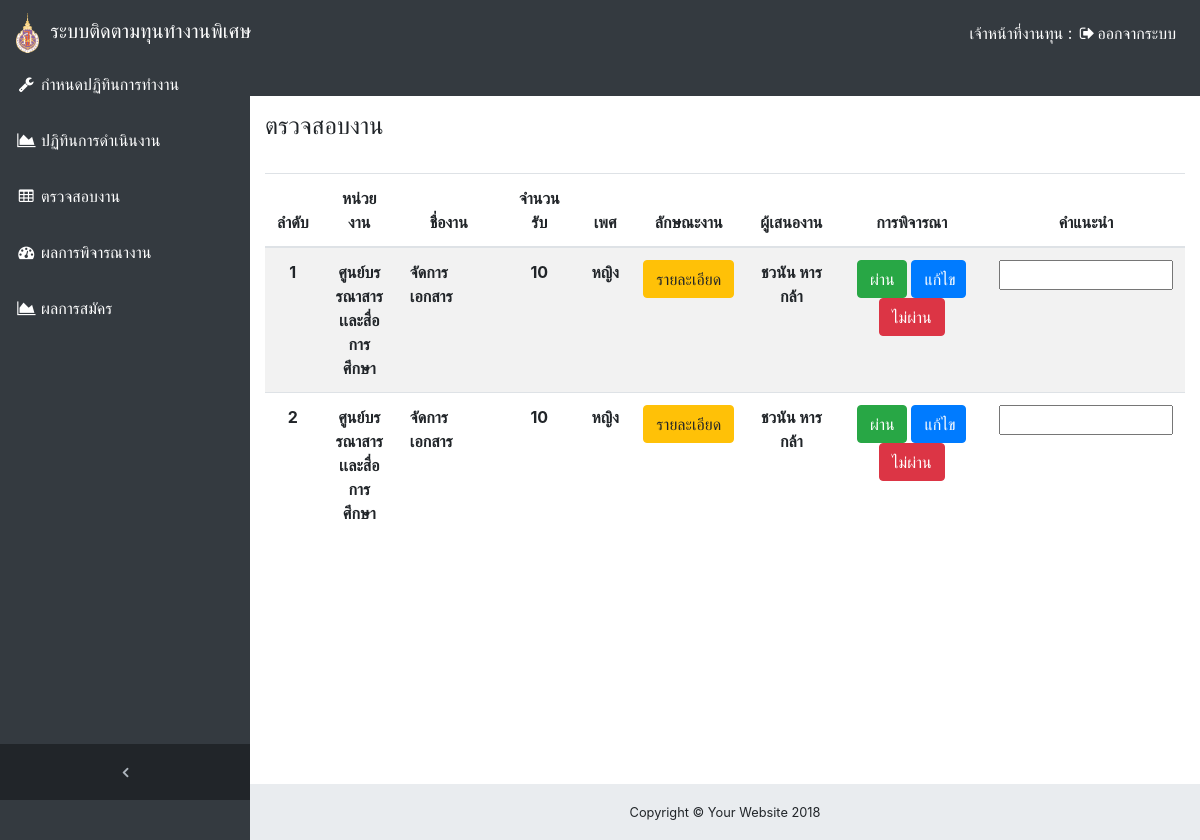
Page /index.php/home2/authorities_Examine_1 on the earlier database version.
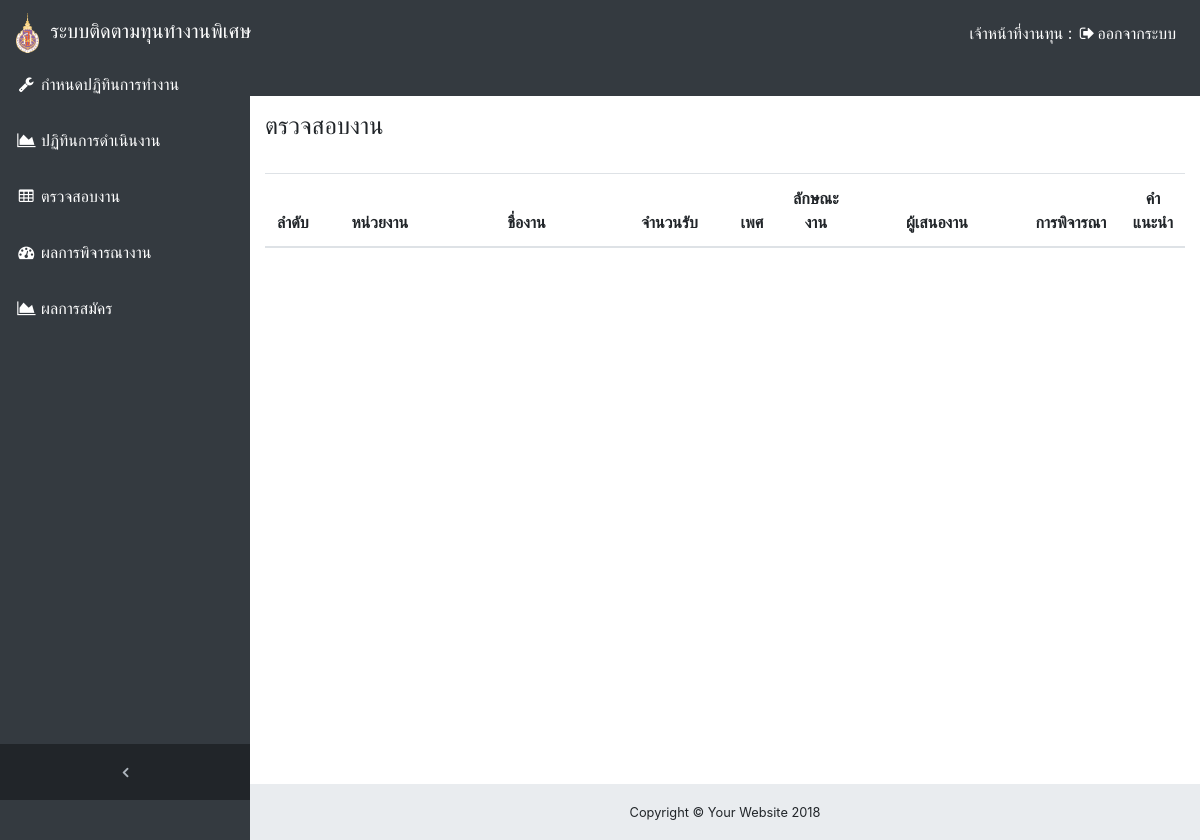
Same page on the later database version.
### tables this page shows
CREATE TABLE `job` (
  `Job_ID` int(8) NOT NULL COMMENT 'รหัสเลขที่งาน',
  `job_name_ss` varchar(30) DEFAULT NULL,
  `Job_Name` varchar(20) DEFAULT NULL COMMENT 'ชื่องาน',
  `Category` text COMMENT 'ประเภทงาน',
  `Job_description` text COMMENT 'ลักษณะงาน',
  `term` int(1) DEFAULT NULL COMMENT 'ภาคเรียน',
  `year` int(4) DEFAULT NULL COMMENT 'ปีการศึกษา',
  `Remaining` int(3) DEFAULT NULL COMMENT 'ตำแหน่งงานคงเหลือ',
  `STUDENTCODE` varchar(16) DEFAULT NULL COMMENT 'รหัสนักศึกษา',
  `Attribute_applicants` text COMMENT 'คุณสมบัติผู้สมัคร',
  `Frist_date` date DEFAULT NULL COMMENT 'วันที่ทำงานวันแรก',
  `Sex` varchar(1) DEFAULT NULL COMMENT 'เพศ',
  `Working_time` date DEFAULT NULL COMMENT 'เวลาการทำงาน(เริ่มต้น-สิ้นสุดงาน)',
  `Receiving_number` int(2) DEFAULT NULL COMMENT 'จำนวนที่รับ',
  `Job_history` text COMMENT 'ประวัติการเสนองาน',
  `Job_status` varchar(1) DEFAULT NULL COMMENT 'สถานะงาน(ผ่าน/ไม่ผ่าน/รอการตรวจสอบ)',
  `Department` varchar(100) DEFAULT NULL COMMENT 'หน่วยงาน',
  `Reason_job` text NOT NULL COMMENT 'เหตุผล',
  `Contact` int(11) DEFAULT NULL COMMENT 'ติดต่อ',
  `ss` varchar(20) DEFAULT NULL,
  `OFFICERID` int(8) DEFAULT NULL
);

CREATE TABLE `employees` (
  `OFFICERID` int(8) NOT NULL COMMENT 'เลขที่พนักงาน',
  `OFFICERNAME` varchar(100) NOT NULL COMMENT 'ชื่อพนักงาน',
  `Position` varchar(20) NOT NULL COMMENT 'ตำแหน่งงาน',
  `Jobs` varchar(255) NOT NULL COMMENT 'สังกัดงาน',
  `contact` varchar(20) NOT NULL COMMENT 'ช่องทางการติดต่อ'
);

### application/controllers/home2.php (called while the page is built, shortened)
<?php
class home2 extends CI_Controller {
	public function authorities_Examine_1(){
		$this->load->model('Show_model');
        $res = $this->Show_model->get_job();
        $data['job_res'] = $res;
 		$this->load->model('Show_model');
        $res = $this->Show_model->get_employees();
        $data['employees_res'] = $res;
		$this->load->view('Authorities_1/start');
		$this->load->view('Authorities_1/Navigation_N');
		$this->load->view('Authorities_1/Examine', $data);
		$this->load->view('Authorities_1/footer');
		$this->load->view('Authorities_1/End');
	}
}

### index.php (called while the page is built, shortened)
<?php
require_once BASEPATH.'core/CodeIgniter.php';

### application/models/Show_model.php (called while the page is built, shortened)
<?php
class Show_model extends CI_Model {
    public function get_employees()
    {
        $query = $this->db->query('select * from employees ');
        return $query->result();
    }
    public function get_job()
    {
        $query = $this->db->query('select * from job');
        return $query->result();
    }
}

### application/views/Authorities_1/Examine.php (the view)
<div class="content-wrapper">
    <div class="container-fluid">
      <form action="<?php echo site_url("home2/update_job3");?>" method="post">
    <h4>ตรวจสอบงาน</h4>
    <br>
    <table class="table table-striped">
      <thead>
  <tr align="center">
    <th width="20">ลำดับ</th>
    <th width="130">หน่วยงาน</th>
    <th width="200">ชื่องาน</th>
    <th width="120">จำนวนรับ</th>
    <th width="55">เพศ</th>
     <th width="75">ลักษณะงาน</th>
     <th width="190">ผู้เสนองาน</th>
    <th width="105">การพิจารณา</th>
    <th width="60">คำแนะนำ</th>
  </tr>
</thead>
<tbody>
  <?php $i=1; foreach ($job_res as $row) {
    if($row->Job_status == 0){?>
  <tr align="center">
    <th><?php echo $i++; ?></th>
    <th><?php echo $row->Department; ?></th>
    <td align="left"><b><?php echo $row->Job_Name; ?></b></td>
    <th><?php echo $row->Receiving_number; ?></th>
    <th><?php if($row->Sex == "M"){
              echo "ชาย";
              }else {
                echo "หญิง";
              }?> </th>
    <th><button type="button" class="btn btn-warning">รายละเอียด</button></th>
    <th><?php foreach ($employees_res as $row2) {
      if($row->OFFICERID == $row2->OFFICERID){
        echo $row2->OFFICERNAME;
      }
    } ?></th>
    <td width="320"><a class="btn btn-success" href="<?= site_url("home2/update_job2/{$row->Job_ID}"); ?>" style="width:50px;height:38px">ผ่าน</a>
      <button type="button" class="btn btn-primary" style="width:55px;">แก้ไข</button>
      <button type="submit" name="id" value="<?php echo $row->Job_ID; ?>" class="btn btn-danger">ไม่ผ่าน</button></td>
      <th><input type="text" input name="Reason_job" size="12" required></th>
  </tr>
<?php }} ?>
</tbody>
</table>
</form>
</div>
</div>

Differences in the rows shown:
removed job: Department "ศูนย์บรรณาสารเเละสื่อการศึกษา", Job_Name "จัดการเอกสาร", Receiving_number "10", Sex "หญิง", $row->Job_ID 26 (drawn)
no longer on this page (row unchanged): employees: OFFICERNAME "ชวนัน หารกล้า"
removed job: Department "ศูนย์บรรณาสารเเละสื่อการศึกษา", Job_Name "จัดการเอกสาร", Receiving_number "10", Sex "หญิง", $row->Job_ID 27 (drawn)
